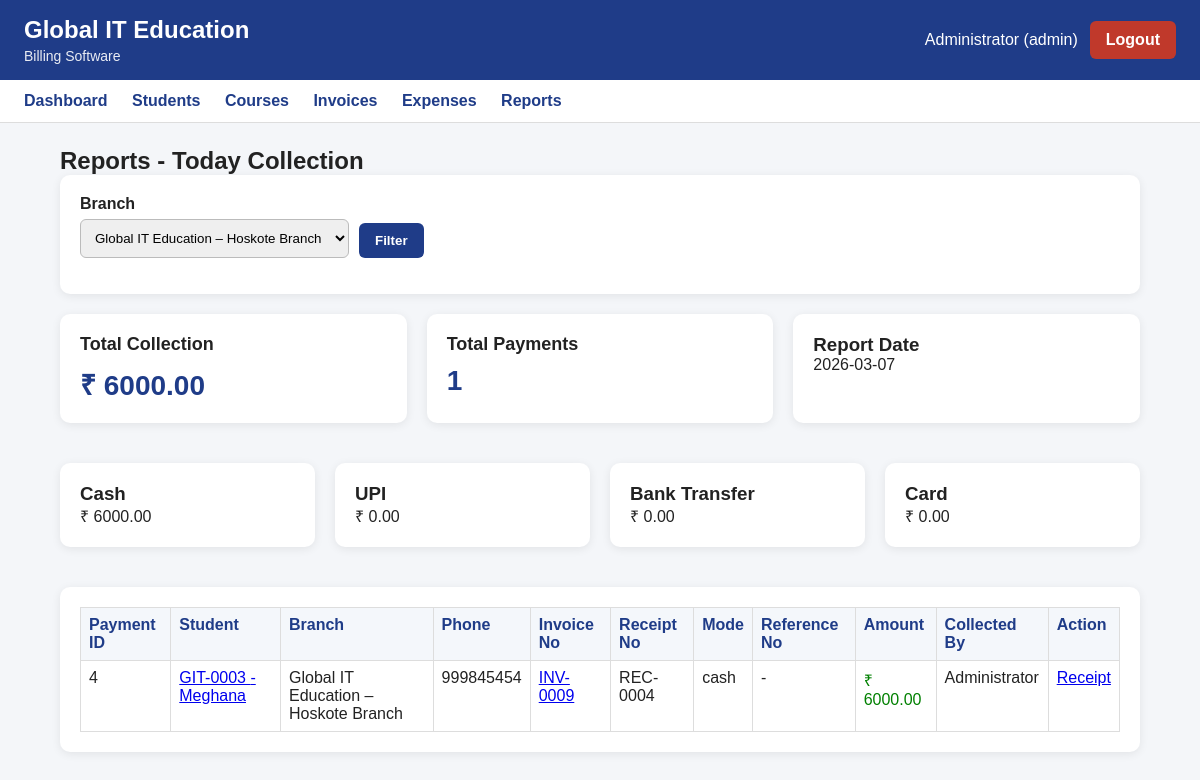
Screenshot of /reports/today-collection?branch_id=2 (signed in) with the database file from the repository.
### tables this page shows
CREATE TABLE users (
            id INTEGER PRIMARY KEY AUTOINCREMENT,
            full_name TEXT NOT NULL,
            username TEXT NOT NULL UNIQUE,
            password_hash TEXT NOT NULL,
            role TEXT NOT NULL CHECK(role IN ('admin', 'staff')),
            phone TEXT,
            is_active INTEGER NOT NULL DEFAULT 1,
            created_at TEXT NOT NULL,
            updated_at TEXT
        , branch_id INTEGER, can_view_all_branches INTEGER NOT NULL DEFAULT 1);

CREATE TABLE receipts (
            id INTEGER PRIMARY KEY AUTOINCREMENT,
            receipt_no TEXT NOT NULL UNIQUE,
            payment_id INTEGER NOT NULL UNIQUE,
            receipt_date TEXT NOT NULL,
            amount_received REAL NOT NULL DEFAULT 0,
            created_by INTEGER NOT NULL,
            created_at TEXT NOT NULL,
            FOREIGN KEY (payment_id) REFERENCES payments(id) ON DELETE CASCADE,
            FOREIGN KEY (created_by) REFERENCES users(id)
        );

CREATE TABLE payments (
            id INTEGER PRIMARY KEY AUTOINCREMENT,
            invoice_id INTEGER NOT NULL,
            payment_date TEXT NOT NULL,
            amount_paid REAL NOT NULL DEFAULT 0,
            payment_mode TEXT NOT NULL
                CHECK(payment_mode IN ('cash', 'upi', 'bank_transfer', 'card')),
            reference_no TEXT,
            notes TEXT,
            collected_by INTEGER NOT NULL,
            created_at TEXT NOT NULL, branch_id INTEGER,
            FOREIGN KEY (invoice_id) REFERENCES invoices(id) ON DELETE CASCADE,
            FOREIGN KEY (collected_by) REFERENCES users(id)
        );

CREATE TABLE students (
            id INTEGER PRIMARY KEY AUTOINCREMENT,
            student_code TEXT NOT NULL UNIQUE,
            full_name TEXT NOT NULL,
            phone TEXT NOT NULL,
            email TEXT,
            address TEXT,
            joined_date TEXT NOT NULL,
            status TEXT NOT NULL DEFAULT 'active'
                CHECK(status IN ('active', 'completed', 'dropped')),
            created_at TEXT NOT NULL,
            updated_at TEXT
        , branch_id INTEGER);

CREATE TABLE branches (
            id INTEGER PRIMARY KEY AUTOINCREMENT,
            branch_name TEXT NOT NULL UNIQUE,
            branch_code TEXT NOT NULL UNIQUE,
            address TEXT,
            is_active INTEGER NOT NULL DEFAULT 1,
            created_at TEXT NOT NULL
        );

CREATE TABLE invoices (
            id INTEGER PRIMARY KEY AUTOINCREMENT,
            invoice_no TEXT NOT NULL UNIQUE,
            student_id INTEGER NOT NULL,
            invoice_date TEXT NOT NULL,
            subtotal REAL NOT NULL DEFAULT 0,
            discount_type TEXT NOT NULL DEFAULT 'none'
                CHECK(discount_type IN ('none', 'fixed', 'percentage')),
            discount_value REAL NOT NULL DEFAULT 0,
            discount_amount REAL NOT NULL DEFAULT 0,
            total_amount REAL NOT NULL DEFAULT 0,
            installment_type TEXT NOT NULL DEFAULT 'full'
                CHECK(installment_type IN ('full', 'custom')),
            notes TEXT,
            status TEXT NOT NULL DEFAULT 'unpaid'
                CHECK(status IN ('unpaid', 'partially_paid', 'paid', 'cancelled')),
            created_by INTEGER NOT NULL,
            created_at TEXT NOT NULL,
            updated_at TEXT, branch_id INTEGER,
            FOREIGN KEY (student_id) REFERENCES students(id),
            FOREIGN KEY (created_by) REFERENCES users(id)
        );

### app.py (the view)
@app.route("/reports/today-collection")
@login_required
def today_collection_report():
    conn = get_conn()
    cur = conn.cursor()
    today = datetime.today().strftime("%Y-%m-%d")
    branch_id = request.args.get("branch_id", "").strip()
    cur.execute("""
        SELECT *
        FROM branches
        WHERE is_active = 1
        ORDER BY branch_name
    """)
    branches = cur.fetchall()
    query = """
        SELECT
            payments.id AS payment_id,
            payments.payment_date,
            payments.amount_paid,
            payments.payment_mode,
            payments.reference_no,
            payments.notes,
            payments.branch_id,

            invoices.id AS invoice_id,
            invoices.invoice_no,

            students.id AS student_id,
            students.student_code,
            students.full_name,
            students.phone,

            receipts.receipt_no,

            users.full_name AS collected_by_name,
            branch_master.branch_name

        FROM payments
        JOIN invoices
            ON payments.invoice_id = invoices.id
        JOIN students
            ON invoices.student_id = students.id
        LEFT JOIN receipts
            ON receipts.payment_id = payments.id
        LEFT JOIN users
            ON payments.collected_by = users.id
        LEFT JOIN branches AS branch_master
            ON payments.branch_id = branch_master.id

        WHERE payments.payment_date = ?
    """
    params = [today]
    if branch_id:
        query += " AND payments.branch_id = ? "
        params.append(branch_id)
    query += " ORDER BY payments.id DESC "
    cur.execute(query, params)
    rows = cur.fetchall()
    total_collection = 0.0
    total_payments = len(rows)
    cash_total = 0.0
    upi_total = 0.0
    bank_total = 0.0
    card_total = 0.0
    for row in rows:
        amount = float(row["amount_paid"] or 0)
        total_collection += amount
        mode = (row["payment_mode"] or "").lower()
        if mode == "cash":
            cash_total += amount
        elif mode == "upi":
            upi_total += amount
        elif mode == "bank_transfer":
            bank_total += amount
        elif mode == "card":
            card_total += amount
    conn.close()
    return render_template(
        "report_today_collection.html",
        rows=rows,
        today=today,
        total_collection=total_collection,
        total_payments=total_payments,
        cash_total=cash_total,
        upi_total=upi_total,
        bank_total=bank_total,
        card_total=card_total,
        branches=branches,
        branch_id=branch_id
    )

### app.py (called while the page is built)
def login_required(route_function):
    from functools import wraps
    @wraps(route_function)
    def wrapper(*args, **kwargs):
        if "user_id" not in session:
            flash("Please login first.", "warning")
            return redirect(url_for("login"))
        return route_function(*args, **kwargs)
    return wrapper

### db.py (called while the page is built)
def get_conn():
    conn = sqlite3.connect(DB_PATH)
    conn.row_factory = sqlite3.Row
    conn.execute("PRAGMA foreign_keys = ON;")
    return conn

### templates/report_today_collection.html (shortened to what this page needs)
{% extends "base.html" %}
{% block content %}
<h2>Reports - Today Collection</h2>
<div class="card">
  <form method="get" class="search-form">
    <div class="form-group">
      <label>Branch</label>
      <select name="branch_id">
        {% for b in branches %}
        <option value="{{ b.id }}" {% if branch_id == (b.id|string) %}selected{% endif %}>
          {{ b.branch_name }}
        </option>
        {% endfor %}
      </select>
    </div>
    <div class="form-group" style="align-self:end;">
      <button type="submit" class="btn btn-primary">Filter</button>
    </div>
  </form>
</div>
<div class="grid">
  <div class="card stat-card">
    <h3>Total Collection</h3>
    <p>₹ {{ "%.2f"|format(total_collection or 0) }}</p>
  </div>
  <div class="card stat-card">
    <h3>Total Payments</h3>
    <p>{{ total_payments }}</p>
  </div>
  <div class="card">
    <h3>Report Date</h3>
    <p>{{ today }}</p>
  </div>
</div>
<div class="grid">
  <div class="card">
    <h3>Cash</h3>
    <p>₹ {{ "%.2f"|format(cash_total or 0) }}</p>
  </div>
  <div class="card">
    <h3>UPI</h3>
    <p>₹ {{ "%.2f"|format(upi_total or 0) }}</p>
  </div>
  <div class="card">
    <h3>Bank Transfer</h3>
    <p>₹ {{ "%.2f"|format(bank_total or 0) }}</p>
  </div>
  <div class="card">
    <h3>Card</h3>
    <p>₹ {{ "%.2f"|format(card_total or 0) }}</p>
  </div>
</div>
<div class="card">
  <table border="1" width="100%" cellpadding="10" class="billing-table">
    <tr>
      <th>Payment ID</th>
      <th>Student</th>
      <th>Branch</th>
      <th>Phone</th>
      <th>Invoice No</th>
      <th>Receipt No</th>
      <th>Mode</th>
      <th>Reference No</th>
      <th>Amount</th>
      <th>Collected By</th>
      <th>Action</th>
    </tr>
    {% for row in rows %}
    <tr>
      <td>{{ row.payment_id }}</td>
      <td>
        <a href="{{ url_for('student_profile', student_id=row.student_id) }}">
          {{ row.student_code }} - {{ row.full_name }}
        </a>
      </td>
      <td>{{ row.branch_name or "-" }}</td>
      <td>{{ row.phone or "-" }}</td>
      <td>
        <a href="{{ url_for('invoice_view', invoice_id=row.invoice_id) }}">
          {{ row.invoice_no }}
        </a>
      </td>
      <td>{{ row.receipt_no or "-" }}</td>
      <td>{{ row.payment_mode }}</td>
      <td>{{ row.reference_no or "-" }}</td>
      <td style="color:green;">
        ₹ {{ "%.2f"|format(row.amount_paid or 0) }}
      </td>
      <td>{{ row.collected_by_name or "-" }}</td>
      <td>
        <a href="{{ url_for('receipt_view', payment_id=row.payment_id) }}">Receipt</a>
      </td>
    </tr>
    {% else %}
    <tr>
      <td colspan="11" style="text-align:center;">No collections found for today.</td>
    </tr>
    {% endfor %}
  </table>
</div>
{% endblock %}

### templates/base.html (shortened to what this page needs)
<!doctype html>
<html lang="en">
<head>
  <link rel="stylesheet" href="{{ url_for('static', filename='style.css') }}">
  <link rel="stylesheet" href="https://cdn.jsdelivr.net/npm/tom-select/dist/css/tom-select.css">
</head>
<body>
  <header class="topbar">
    <div>
      <h1>Global IT Education</h1>
      <p class="subtitle">Billing Software</p>
    </div>
    {% if session.get("user_id") %}
      <div class="topbar-right">
        <span>{{ session.get("full_name") }} ({{ session.get("role") }})</span>
        <a class="btn btn-danger" href="{{ url_for('logout') }}">Logout</a>
      </div>
    {% endif %}
  </header>
  {% if session.get("user_id") %}
  <nav class="navbar">
    <a href="{{ url_for('dashboard') }}">Dashboard</a>
    <a href="{{ url_for('students') }}">Students</a>
    <a href="{{ url_for('courses') }}">Courses</a>
    <a href="{{ url_for('invoices') }}">Invoices</a>
    <a href="{{ url_for('expenses') }}">Expenses</a>
    <a href="{{ url_for('reports_center') }}">Reports</a>
  </nav>
  {% endif %}
  <main class="container">
    {% block content %}{% endblock %}
  </main>
</body>
</html>

### static/style.css (style rules this page uses)
* { box-sizing: border-box; margin: 0; padding: 0; font-family: Arial, sans-serif; }
body { background: #f4f6f9; color: #222; }
.topbar { background: #1f3c88; color: white; padding: 16px 24px; display: flex; justify-content: space-between; align-items: center; }
.topbar h1 { font-size: 24px; margin-bottom: 4px; }
.subtitle { font-size: 14px; opacity: 0.9; }
.topbar-right { display: flex; align-items: center; gap: 12px; }
.navbar { background: #ffffff; padding: 12px 24px; border-bottom: 1px solid #ddd; }
.navbar a { text-decoration: none; color: #1f3c88; font-weight: bold; margin-right: 20px; }
.container { width: 90%; max-width: 1100px; margin: 24px auto; }
.card { background: white; border-radius: 10px; padding: 20px; margin-bottom: 20px; box-shadow: 0 2px 10px rgba(0,0,0,0.08); }
.form-group { margin-bottom: 16px; }
.form-group label { display: block; margin-bottom: 6px; font-weight: bold; }
.form-group input, .form-group select, .form-group textarea { width: 100%; padding: 10px; border: 1px solid #bbb; border-radius: 6px; }
.btn { display: inline-block; text-decoration: none; border: none; padding: 10px 16px; border-radius: 6px; cursor: pointer; font-weight: bold; }
.btn-primary { background: #1f3c88; color: white; }
.btn-danger { background: #c0392b; color: white; }
.grid { display: grid; grid-template-columns: repeat(auto-fit, minmax(220px, 1fr)); gap: 20px; margin-bottom: 20px; }
.stat-card h3 { font-size: 18px; margin-bottom: 10px; }
.stat-card p { font-size: 28px; font-weight: bold; color: #1f3c88; }
.billing-table { width: 100%; border-collapse: collapse; }
.billing-table th, .billing-table td { border: 1px solid #ddd; padding: 8px; vertical-align: top; }
.billing-table th { background: #f4f7fb; color: #1f3c88; text-align: left; }
.search-form { display: flex; gap: 10px; align-items: center; flex-wrap: wrap; }
.search-form .btn { padding: 10px 16px; }
.search-form .form-group { min-width: 180px; }

### rows the page displays
users: get "Administrator"
receipts: payment_id "4", student_code "GIT-0003", full_name "Meghana", branch_name "Global IT Education – Hoskote Branch", phone "999845454", invoice_no "INV-0009", receipt_no "REC-0004", payment_mode "cash", reference_no "-", full_name "Administrator"
payments: amount_paid "6000.00"

### other values shown
{{ session.get("role") }} "admin"
{{ "%.2f"|format(total_collection or 0) }} "6000.00"
{{ total_payments }} "1"
{{ "%.2f"|format(cash_total or 0) }} "6000.00"
{{ "%.2f"|format(upi_total or 0) }} "0.00"
{{ "%.2f"|format(bank_total or 0) }} "0.00"
{{ "%.2f"|format(card_total or 0) }} "0.00"
form field branch_id "Global IT Education – Hoskote Branch"
